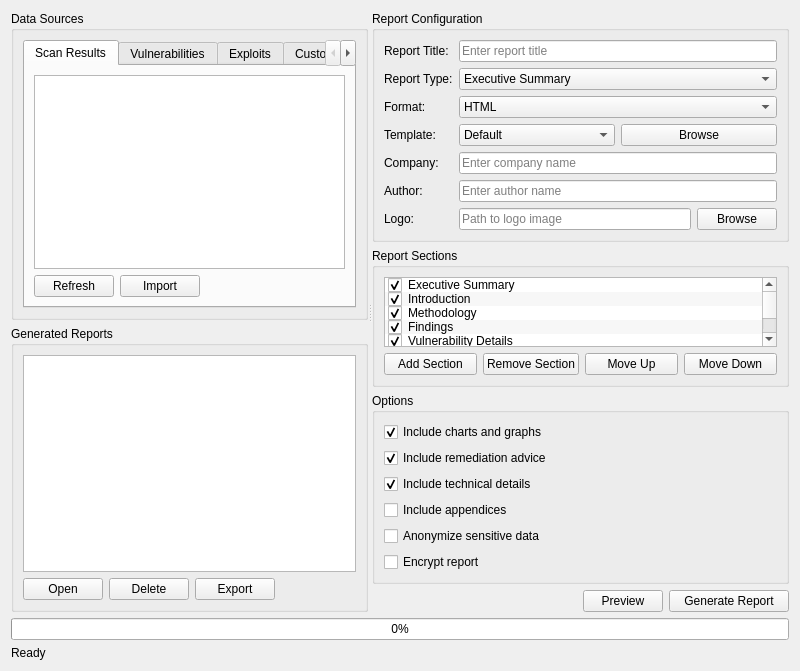
<?xml version="1.0" encoding="UTF-8"?>
<ui version="4.0">
 <class>ReportWindow</class>
 <widget class="QWidget" name="ReportWindow">
  <property name="geometry">
   <rect>
    <x>0</x>
    <y>0</y>
    <width>800</width>
    <height>600</height>
   </rect>
  </property>
  <property name="windowTitle">
   <string>Report Generator</string>
  </property>
  <property name="windowIcon">
   <iconset>
    <normaloff>../assets/icons/report.png</normaloff>../assets/icons/report.png</iconset>
  </property>
  <layout class="QVBoxLayout" name="verticalLayout">
   <item>
    <widget class="QSplitter" name="splitter">
     <property name="orientation">
      <enum>Qt::Horizontal</enum>
     </property>
     <widget class="QWidget" name="leftWidget" native="true">
      <layout class="QVBoxLayout" name="verticalLayout_2">
       <item>
        <widget class="QGroupBox" name="dataSourcesGroupBox">
         <property name="title">
          <string>Data Sources</string>
         </property>
         <layout class="QVBoxLayout" name="verticalLayout_3">
          <item>
           <widget class="QTabWidget" name="dataSourcesTabWidget">
            <property name="currentIndex">
             <number>0</number>
            </property>
            <widget class="QWidget" name="scanResultsTab">
             <attribute name="title">
              <string>Scan Results</string>
             </attribute>
             <layout class="QVBoxLayout" name="verticalLayout_4">
              <item>
               <widget class="QTableView" name="scanResultsTableView">
                <property name="alternatingRowColors">
                 <bool>true</bool>
                </property>
                <property name="selectionBehavior">
                 <enum>QAbstractItemView::SelectRows</enum>
                </property>
                <property name="sortingEnabled">
                 <bool>true</bool>
                </property>
                <attribute name="horizontalHeaderStretchLastSection">
                 <bool>true</bool>
                </attribute>
               </widget>
              </item>
              <item>
               <layout class="QHBoxLayout" name="horizontalLayout">
                <item>
                 <widget class="QPushButton" name="refreshScanResultsButton">
                  <property name="text">
                   <string>Refresh</string>
                  </property>
                  <property name="icon">
                   <iconset>
                    <normaloff>../assets/icons/refresh.png</normaloff>../assets/icons/refresh.png</iconset>
                  </property>
                 </widget>
                </item>
                <item>
                 <widget class="QPushButton" name="importScanResultsButton">
                  <property name="text">
                   <string>Import</string>
                  </property>
                  <property name="icon">
                   <iconset>
                    <normaloff>../assets/icons/import.png</normaloff>../assets/icons/import.png</iconset>
                  </property>
                 </widget>
                </item>
                <item>
                 <spacer name="horizontalSpacer">
                  <property name="orientation">
                   <enum>Qt::Horizontal</enum>
                  </property>
                  <property name="sizeHint" stdset="0">
                   <size>
                    <width>40</width>
                    <height>20</height>
                   </size>
                  </property>
                 </spacer>
                </item>
               </layout>
              </item>
             </layout>
            </widget>
            <widget class="QWidget" name="vulnerabilitiesTab">
             <attribute name="title">
              <string>Vulnerabilities</string>
             </attribute>
             <layout class="QVBoxLayout" name="verticalLayout_5">
              <item>
               <widget class="QTableView" name="vulnerabilitiesTableView">
                <property name="alternatingRowColors">
                 <bool>true</bool>
                </property>
                <property name="selectionBehavior">
                 <enum>QAbstractItemView::SelectRows</enum>
                </property>
                <property name="sortingEnabled">
                 <bool>true</bool>
                </property>
                <attribute name="horizontalHeaderStretchLastSection">
                 <bool>true</bool>
                </attribute>
               </widget>
              </item>
              <item>
               <layout class="QHBoxLayout" name="horizontalLayout_2">
                <item>
                 <widget class="QLabel" name="filterLabel">
                  <property name="text">
                   <string>Filter:</string>
                  </property>
                 </widget>
                </item>
                <item>
                 <widget class="QLineEdit" name="filterLineEdit">
                  <property name="placeholderText">
                   <string>Filter vulnerabilities...</string>
                  </property>
                  <property name="clearButtonEnabled">
                   <bool>true</bool>
                  </property>
                 </widget>
                </item>
                <item>
                 <widget class="QLabel" name="severityLabel">
                  <property name="text">
                   <string>Severity:</string>
                  </property>
                 </widget>
                </item>
                <item>
                 <widget class="QComboBox" name="severityComboBox">
                  <item>
                   <property name="text">
                    <string>All</string>
                   </property>
                  </item>
                  <item>
                   <property name="text">
                    <string>Critical</string>
                   </property>
                  </item>
                  <item>
                   <property name="text">
                    <string>High</string>
                   </property>
                  </item>
                  <item>
                   <property name="text">
                    <string>Medium</string>
                   </property>
                  </item>
                  <item>
                   <property name="text">
                    <string>Low</string>
                   </property>
                  </item>
                  <item>
                   <property name="text">
                    <string>Info</string>
                   </property>
                  </item>
                 </widget>
                </item>
               </layout>
              </item>
             </layout>
            </widget>
            <widget class="QWidget" name="exploitsTab">
             <attribute name="title">
              <string>Exploits</string>
             </attribute>
             <layout class="QVBoxLayout" name="verticalLayout_6">
              <item>
               <widget class="QTableView" name="exploitsTableView">
                <property name="alternatingRowColors">
                 <bool>true</bool>
                </property>
                <property name="selectionBehavior">
                 <enum>QAbstractItemView::SelectRows</enum>
                </property>
                <property name="sortingEnabled">
                 <bool>true</bool>
                </property>
                <attribute name="horizontalHeaderStretchLastSection">
                 <bool>true</bool>
                </attribute>
               </widget>
              </item>
             </layout>
            </widget>
            <widget class="QWidget" name="customDataTab">
             <attribute name="title">
              <string>Custom Data</string>
             </attribute>
             <layout class="QVBoxLayout" name="verticalLayout_7">
              <item>
               <widget class="QPlainTextEdit" name="customDataTextEdit">
                <property name="placeholderText">
                 <string>Enter custom data in JSON format...</string>
                </property>
               </widget>
              </item>
              <item>
               <layout class="QHBoxLayout" name="horizontalLayout_3">
                <item>
                 <widget class="QPushButton" name="loadCustomDataButton">
                  <property name="text">
                   <string>Load Data</string>
                  </property>
                  <property name="icon">
                   <iconset>
                    <normaloff>../assets/icons/load.png</normaloff>../assets/icons/load.png</iconset>
                  </property>
                 </widget>
                </item>
                <item>
                 <widget class="QPushButton" name="validateCustomDataButton">
                  <property name="text">
                   <string>Validate</string>
                  </property>
                  <property name="icon">
                   <iconset>
                    <normaloff>../assets/icons/validate.png</normaloff>../assets/icons/validate.png</iconset>
                  </property>
                 </widget>
                </item>
                <item>
                 <spacer name="horizontalSpacer_2">
                  <property name="orientation">
                   <enum>Qt::Horizontal</enum>
                  </property>
                  <property name="sizeHint" stdset="0">
                   <size>
                    <width>40</width>
                    <height>20</height>
                   </size>
                  </property>
                 </spacer>
                </item>
               </layout>
              </item>
             </layout>
            </widget>
           </widget>
          </item>
         </layout>
        </widget>
       </item>
       <item>
        <widget class="QGroupBox" name="reportsGroupBox">
         <property name="title">
          <string>Generated Reports</string>
         </property>
         <layout class="QVBoxLayout" name="verticalLayout_8">
          <item>
           <widget class="QTableView" name="reportsTableView">
            <property name="alternatingRowColors">
             <bool>true</bool>
            </property>
            <property name="selectionBehavior">
             <enum>QAbstractItemView::SelectRows</enum>
            </property>
            <property name="sortingEnabled">
             <bool>true</bool>
            </property>
            <attribute name="horizontalHeaderStretchLastSection">
             <bool>true</bool>
            </attribute>
           </widget>
          </item>
          <item>
           <layout class="QHBoxLayout" name="horizontalLayout_4">
            <item>
             <widget class="QPushButton" name="openReportButton">
              <property name="text">
               <string>Open</string>
              </property>
              <property name="icon">
               <iconset>
                <normaloff>../assets/icons/open.png</normaloff>../assets/icons/open.png</iconset>
              </property>
             </widget>
            </item>
            <item>
             <widget class="QPushButton" name="deleteReportButton">
              <property name="text">
               <string>Delete</string>
              </property>
              <property name="icon">
               <iconset>
                <normaloff>../assets/icons/delete.png</normaloff>../assets/icons/delete.png</iconset>
              </property>
             </widget>
            </item>
            <item>
             <widget class="QPushButton" name="exportReportButton">
              <property name="text">
               <string>Export</string>
              </property>
              <property name="icon">
               <iconset>
                <normaloff>../assets/icons/export.png</normaloff>../assets/icons/export.png</iconset>
              </property>
             </widget>
            </item>
            <item>
             <spacer name="horizontalSpacer_3">
              <property name="orientation">
               <enum>Qt::Horizontal</enum>
              </property>
              <property name="sizeHint" stdset="0">
               <size>
                <width>40</width>
                <height>20</height>
               </size>
              </property>
             </spacer>
            </item>
           </layout>
          </item>
         </layout>
        </widget>
       </item>
      </layout>
     </widget>
     <widget class="QWidget" name="rightWidget" native="true">
      <layout class="QVBoxLayout" name="verticalLayout_9">
       <item>
        <widget class="QGroupBox" name="reportConfigGroupBox">
         <property name="title">
          <string>Report Configuration</string>
         </property>
         <layout class="QFormLayout" name="formLayout">
          <item row="0" column="0">
           <widget class="QLabel" name="reportTitleLabel">
            <property name="text">
             <string>Report Title:</string>
            </property>
           </widget>
          </item>
          <item row="0" column="1">
           <widget class="QLineEdit" name="reportTitleLineEdit">
            <property name="placeholderText">
             <string>Enter report title</string>
            </property>
           </widget>
          </item>
          <item row="1" column="0">
           <widget class="QLabel" name="reportTypeLabel">
            <property name="text">
             <string>Report Type:</string>
            </property>
           </widget>
          </item>
          <item row="1" column="1">
           <widget class="QComboBox" name="reportTypeComboBox">
            <item>
             <property name="text">
              <string>Executive Summary</string>
             </property>
            </item>
            <item>
             <property name="text">
              <string>Technical Report</string>
             </property>
            </item>
            <item>
             <property name="text">
              <string>Vulnerability Assessment</string>
             </property>
            </item>
            <item>
             <property name="text">
              <string>Penetration Test</string>
             </property>
            </item>
            <item>
             <property name="text">
              <string>Compliance Report</string>
             </property>
            </item>
            <item>
             <property name="text">
              <string>Custom</string>
             </property>
            </item>
           </widget>
          </item>
          <item row="2" column="0">
           <widget class="QLabel" name="formatLabel">
            <property name="text">
             <string>Format:</string>
            </property>
           </widget>
          </item>
          <item row="2" column="1">
           <widget class="QComboBox" name="formatComboBox">
            <item>
             <property name="text">
              <string>HTML</string>
             </property>
            </item>
            <item>
             <property name="text">
              <string>PDF</string>
             </property>
            </item>
            <item>
             <property name="text">
              <string>JSON</string>
             </property>
            </item>
            <item>
             <property name="text">
              <string>XML</string>
             </property>
            </item>
            <item>
             <property name="text">
              <string>Markdown</string>
             </property>
            </item>
            <item>
             <property name="text">
              <string>CSV</string>
             </property>
            </item>
            <item>
             <property name="text">
              <string>YAML</string>
             </property>
            </item>
           </widget>
          </item>
          <item row="3" column="0">
           <widget class="QLabel" name="templateLabel">
            <property name="text">
             <string>Template:</string>
            </property>
           </widget>
          </item>
          <item row="3" column="1">
           <layout class="QHBoxLayout" name="horizontalLayout_5">
            <item>
             <widget class="QComboBox" name="templateComboBox">
              <item>
               <property name="text">
                <string>Default</string>
               </property>
              </item>
              <item>
               <property name="text">
                <string>Minimal</string>
               </property>
              </item>
              <item>
               <property name="text">
                <string>Professional</string>
               </property>
              </item>
              <item>
               <property name="text">
                <string>Detailed</string>
               </property>
              </item>
              <item>
               <property name="text">
                <string>Custom</string>
               </property>
              </item>
             </widget>
            </item>
            <item>
             <widget class="QPushButton" name="customTemplateButton">
              <property name="text">
               <string>Browse</string>
              </property>
             </widget>
            </item>
           </layout>
          </item>
          <item row="4" column="0">
           <widget class="QLabel" name="companyLabel">
            <property name="text">
             <string>Company:</string>
            </property>
           </widget>
          </item>
          <item row="4" column="1">
           <widget class="QLineEdit" name="companyLineEdit">
            <property name="placeholderText">
             <string>Enter company name</string>
            </property>
           </widget>
          </item>
          <item row="5" column="0">
           <widget class="QLabel" name="authorLabel">
            <property name="text">
             <string>Author:</string>
            </property>
           </widget>
          </item>
          <item row="5" column="1">
           <widget class="QLineEdit" name="authorLineEdit">
            <property name="placeholderText">
             <string>Enter author name</string>
            </property>
           </widget>
          </item>
          <item row="6" column="0">
           <widget class="QLabel" name="logoLabel">
            <property name="text">
             <string>Logo:</string>
            </property>
           </widget>
          </item>
          <item row="6" column="1">
           <layout class="QHBoxLayout" name="horizontalLayout_6">
            <item>
             <widget class="QLineEdit" name="logoLineEdit">
              <property name="placeholderText">
               <string>Path to logo image</string>
              </property>
             </widget>
            </item>
            <item>
             <widget class="QPushButton" name="browseLogoButton">
              <property name="text">
               <string>Browse</string>
              </property>
             </widget>
            </item>
           </layout>
          </item>
         </layout>
        </widget>
       </item>
       <item>
        <widget class="QGroupBox" name="sectionsGroupBox">
         <property name="title">
          <string>Report Sections</string>
         </property>
         <layout class="QVBoxLayout" name="verticalLayout_10">
          <item>
           <widget class="QListWidget" name="sectionsListWidget">
            <property name="alternatingRowColors">
             <bool>true</bool>
            </property>
            <item>
             <property name="text">
              <string>Executive Summary</string>
             </property>
             <property name="checkState">
              <enum>Qt::Checked</enum>
             </property>
            </item>
            <item>
             <property name="text">
              <string>Introduction</string>
             </property>
             <property name="checkState">
              <enum>Qt::Checked</enum>
             </property>
            </item>
            <item>
             <property name="text">
              <string>Methodology</string>
             </property>
             <property name="checkState">
              <enum>Qt::Checked</enum>
             </property>
            </item>
            <item>
             <property name="text">
              <string>Findings</string>
             </property>
             <property name="checkState">
              <enum>Qt::Checked</enum>
             </property>
            </item>
            <item>
             <property name="text">
              <string>Vulnerability Details</string>
             </property>
             <property name="checkState">
              <enum>Qt::Checked</enum>
             </property>
            </item>
            <item>
             <property name="text">
              <string>Recommendations</string>
             </property>
             <property name="checkState">
              <enum>Qt::Checked</enum>
             </property>
            </item>
            <item>
             <property name="text">
              <string>Conclusion</string>
             </property>
             <property name="checkState">
              <enum>Qt::Checked</enum>
             </property>
            </item>
            <item>
             <property name="text">
              <string>Appendices</string>
             </property>
             <property name="checkState">
              <enum>Qt::Unchecked</enum>
             </property>
            </item>
           </widget>
          </item>
          <item>
           <layout class="QHBoxLayout" name="horizontalLayout_7">
            <item>
             <widget class="QPushButton" name="addSectionButton">
              <property name="text">
               <string>Add Section</string>
              </property>
              <property name="icon">
               <iconset>
                <normaloff>../assets/icons/add.png</normaloff>../assets/icons/add.png</iconset>
              </property>
             </widget>
            </item>
            <item>
             <widget class="QPushButton" name="removeSectionButton">
              <property name="text">
               <string>Remove Section</string>
              </property>
              <property name="icon">
               <iconset>
                <normaloff>../assets/icons/remove.png</normaloff>../assets/icons/remove.png</iconset>
              </property>
             </widget>
            </item>
            <item>
             <widget class="QPushButton" name="moveSectionUpButton">
              <property name="text">
               <string>Move Up</string>
              </property>
              <property name="icon">
               <iconset>
                <normaloff>../assets/icons/up.png</normaloff>../assets/icons/up.png</iconset>
              </property>
             </widget>
            </item>
            <item>
             <widget class="QPushButton" name="moveSectionDownButton">
              <property name="text">
               <string>Move Down</string>
              </property>
              <property name="icon">
               <iconset>
                <normaloff>../assets/icons/down.png</normaloff>../assets/icons/down.png</iconset>
              </property>
             </widget>
            </item>
           </layout>
          </item>
         </layout>
        </widget>
       </item>
       <item>
        <widget class="QGroupBox" name="optionsGroupBox">
         <property name="title">
          <string>Options</string>
         </property>
         <layout class="QVBoxLayout" name="verticalLayout_11">
          <item>
           <widget class="QCheckBox" name="includeChartsCheckBox">
            <property name="text">
             <string>Include charts and graphs</string>
            </property>
            <property name="checked">
             <bool>true</bool>
            </property>
           </widget>
          </item>
          <item>
           <widget class="QCheckBox" name="includeRemediationCheckBox">
            <property name="text">
             <string>Include remediation advice</string>
            </property>
            <property name="checked">
             <bool>true</bool>
            </property>
           </widget>
          </item>
          <item>
           <widget class="QCheckBox" name="includeTechnicalDetailsCheckBox">
            <property name="text">
             <string>Include technical details</string>
            </property>
            <property name="checked">
             <bool>true</bool>
            </property>
           </widget>
          </item>
          <item>
           <widget class="QCheckBox" name="includeAppendicesCheckBox">
            <property name="text">
             <string>Include appendices</string>
            </property>
           </widget>
          </item>
          <item>
           <widget class="QCheckBox" name="anonymizeDataCheckBox">
            <property name="text">
             <string>Anonymize sensitive data</string>
            </property>
           </widget>
          </item>
          <item>
           <widget class="QCheckBox" name="encryptReportCheckBox">
            <property name="text">
             <string>Encrypt report</string>
            </property>
           </widget>
          </item>
         </layout>
        </widget>
       </item>
       <item>
        <layout class="QHBoxLayout" name="horizontalLayout_8">
         <item>
          <spacer name="horizontalSpacer_4">
           <property name="orientation">
            <enum>Qt::Horizontal</enum>
           </property>
           <property name="sizeHint" stdset="0">
            <size>
             <width>40</width>
             <height>20</height>
            </size>
           </property>
          </spacer>
         </item>
         <item>
          <widget class="QPushButton" name="previewButton">
           <property name="text">
            <string>Preview</string>
           </property>
           <property name="icon">
            <iconset>
             <normaloff>../assets/icons/preview.png</normaloff>../assets/icons/preview.png</iconset>
           </property>
          </widget>
         </item>
         <item>
          <widget class="QPushButton" name="generateButton">
           <property name="minimumSize">
            <size>
             <width>120</width>
             <height>0</height>
            </size>
           </property>
           <property name="text">
            <string>Generate Report</string>
           </property>
           <property name="icon">
            <iconset>
             <normaloff>../assets/icons/generate.png</normaloff>../assets/icons/generate.png</iconset>
           </property>
          </widget>
         </item>
        </layout>
       </item>
      </layout>
     </widget>
    </widget>
   </item>
   <item>
    <widget class="QProgressBar" name="progressBar">
     <property name="value">
      <number>0</number>
     </property>
    </widget>
   </item>
   <item>
    <widget class="QLabel" name="statusLabel">
     <property name="text">
      <string>Ready</string>
     </property>
    </widget>
   </item>
  </layout>
 </widget>
 <resources/>
 <connections/>
</ui>
